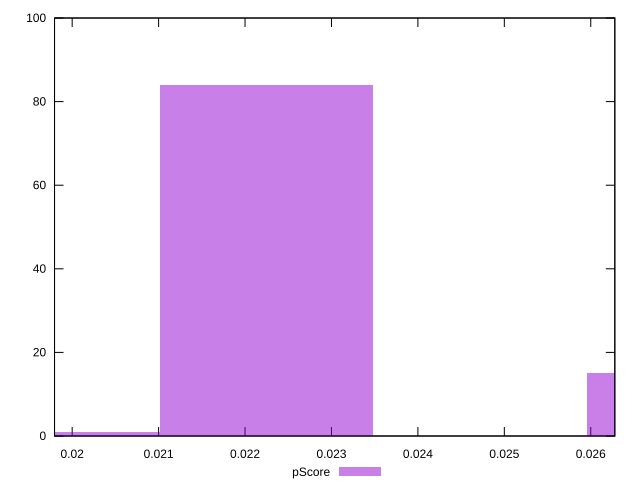

Here is the gnuplot script that generated this plot:
reset

$pScore <<EOF
0.022250076418732813 84
0.027194537845117883 15
0.019777845705540278 1
EOF

set key outside below
set boxwidth 0.0024722307131925347
set xrange [0.0197959587500654:0.026278314536662517]
set yrange [0:100]
set trange [0:100]
set style fill transparent solid 0.5 noborder
set terminal svg size 640, 490 enhanced background rgb 'white'
set output "report_00015_2021-02-09T16-11-33.973Z/uses-long-cache-ttl/samples/pages/pScore/histogram.svg"

plot $pScore title "pScore" with boxes

reset
